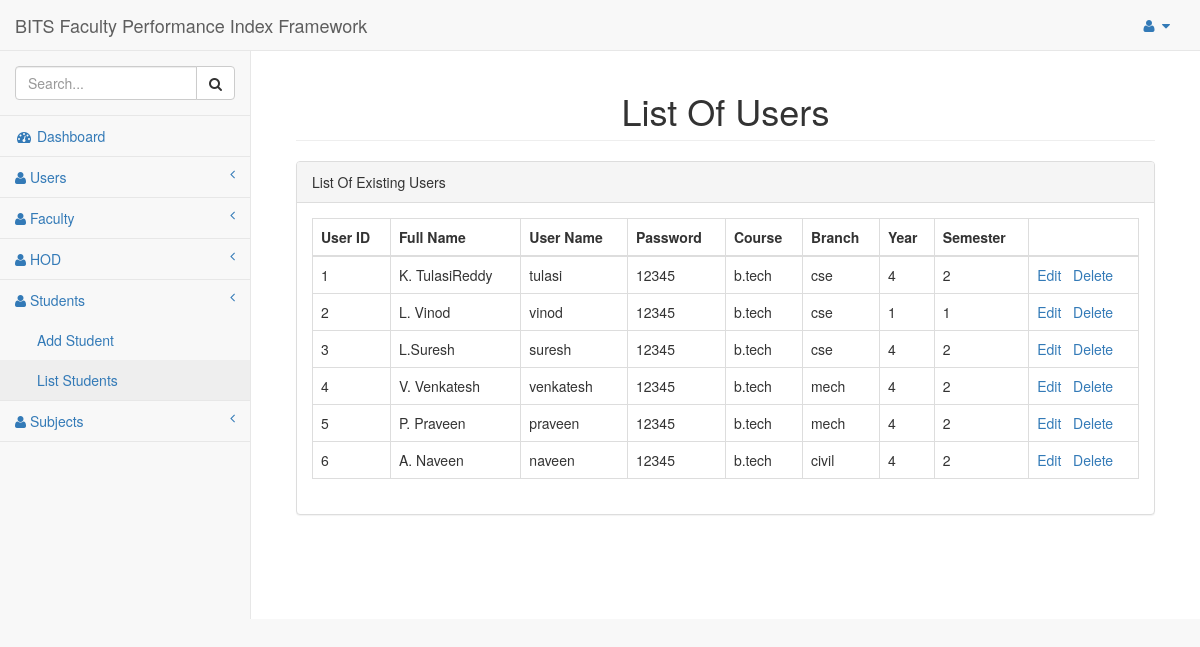
The app's page /pages/liststudent.php (signed in) with its own data.
### tables this page shows
CREATE TABLE `student` (
  `id` int(11) NOT NULL,
  `fullname` varchar(30) NOT NULL,
  `username` varchar(30) NOT NULL,
  `password` varchar(10) NOT NULL,
  `course` varchar(20) NOT NULL,
  `branch` varchar(20) NOT NULL,
  `year` int(10) NOT NULL,
  `sem` int(10) NOT NULL
);

### pages/liststudent.php (the view, shortened to what this page needs)
<?php
include 'adminheader.php';
?>
<div id="page-wrapper">
        <div class="container-fluid">
                <div class="row">
                    <div class="col-lg-12">
                        <h1 align="center" class="page-header">List Of Users</h1>
                    </div>
                </div>
         <div class="row">
                <div class="col-lg-12">
                    <div class="panel panel-default">
                        <div class="panel-heading">
                            List Of Existing Users
                        </div>
                        <div class="panel-body">
                            <div class="table-responsive">
                            <table width="100%" class="table table-bordered " >
                                <thead>
                                    <tr>
                                        <th>User ID</th>
                                        <th>Full Name</th>
                                        <th>User Name</th>
                                        <th>Password</th>
                                        <th>Course</th>
                                        <th>Branch</th>
                                        <th>Year</th>
                                         <th>Semester</th>
                                        <th></th>
                                    </tr>
                                </thead>
                                <tbody>
                                    <?php
                                   include 'dbconfig.php';
                                    $conn = new mysqli($servername, $username, $password, $dbname);
                                    $sql = "SELECT * FROM student";
                                    $result = $conn->query($sql);
                                    if ($result->num_rows > 0) {
                                        while($row = $result->fetch_assoc()) {
                                            echo "<tr>";
                                            echo '<td>' . $row["id"] . '</td>';
                                            echo '<td>' . $row["fullname"] . '</td>';
                                            echo '<td>' . $row["username"] . '</td>';
                                            echo '<td>' . $row["password"] . '</td>';
                                            echo '<td>' . $row["course"]. '</td>';
                                            echo '<td>' . $row["branch"] . '</td>';
                                            echo '<td>' . $row["year"] . '</td>';
                                            echo '<td>' . $row["sem"] . '</td>';
                                            echo '<td><a href="openstudent.php?id=' . $row["id"] . '">Edit</a> &nbsp; <a href="deletestudent.php?id=' . $row["id"] . '">Delete</a></td>';
                                            echo '</tr>';
                                        }
                                    } else {
                                        echo "0 results";
                                    }
                                    ?>
                                    </table>
                            </div>
                        </div>
                    </div>
                </div>
            </div>
   <?php
   include 'footer.php';
   ?>

### records on screen
student: id "1", fullname "K. TulasiReddy", username "tulasi", password "12345", course "b.tech", branch "cse", year "4", sem "2"
student: id "2", fullname "L. Vinod", username "vinod", password "12345", course "b.tech", branch "cse", year "1", sem "1"
student: id "3", fullname "L.Suresh", username "suresh", password "12345", course "b.tech", branch "cse", year "4", sem "2"
student: id "4", fullname "V. Venkatesh", username "venkatesh", password "12345", course "b.tech", branch "mech", year "4", sem "2"
student: id "5", fullname "P. Praveen", username "praveen", password "12345", course "b.tech", branch "mech", year "4", sem "2"
student: id "6", fullname "A. Naveen", username "naveen", password "12345", course "b.tech", branch "civil", year "4", sem "2"
